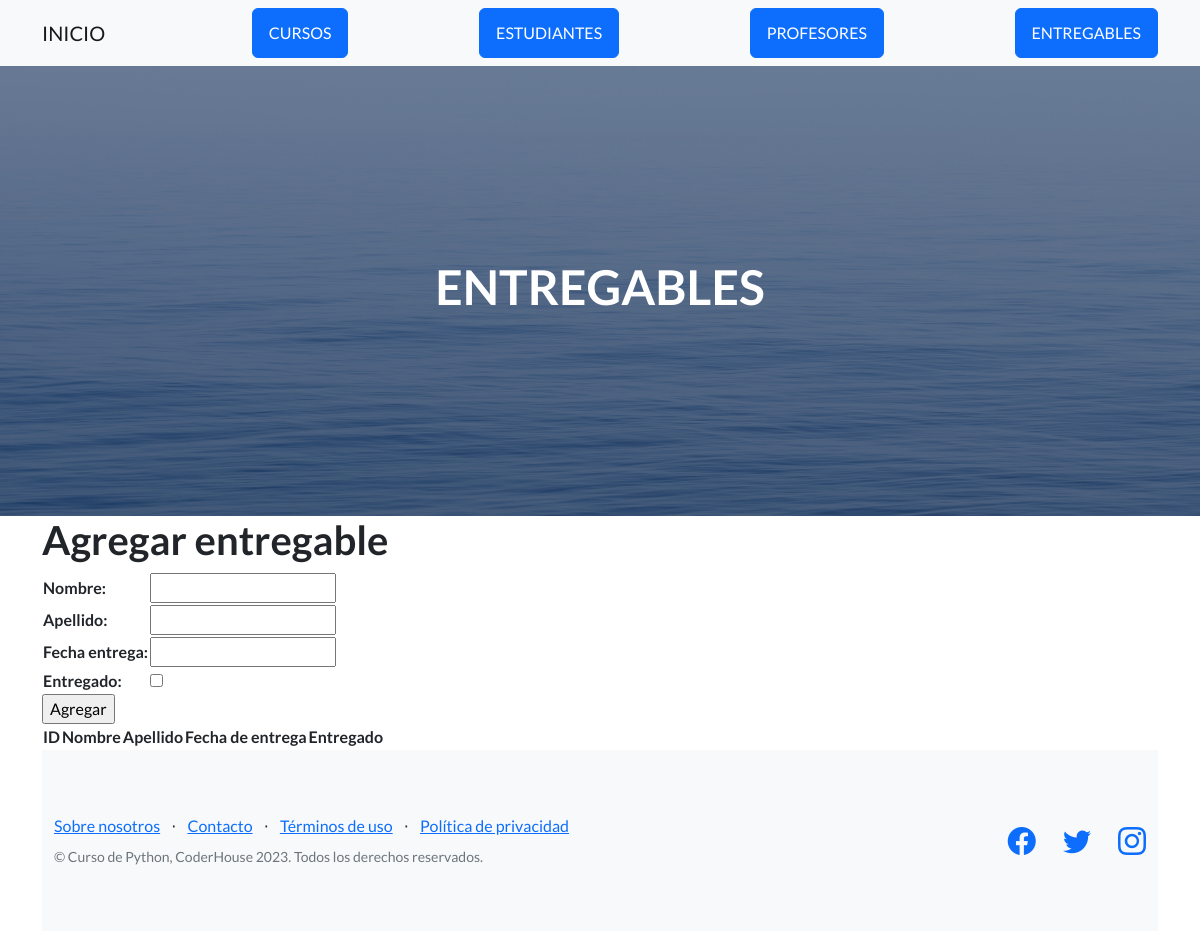
The page /entregables/ on the database as committed earlier.
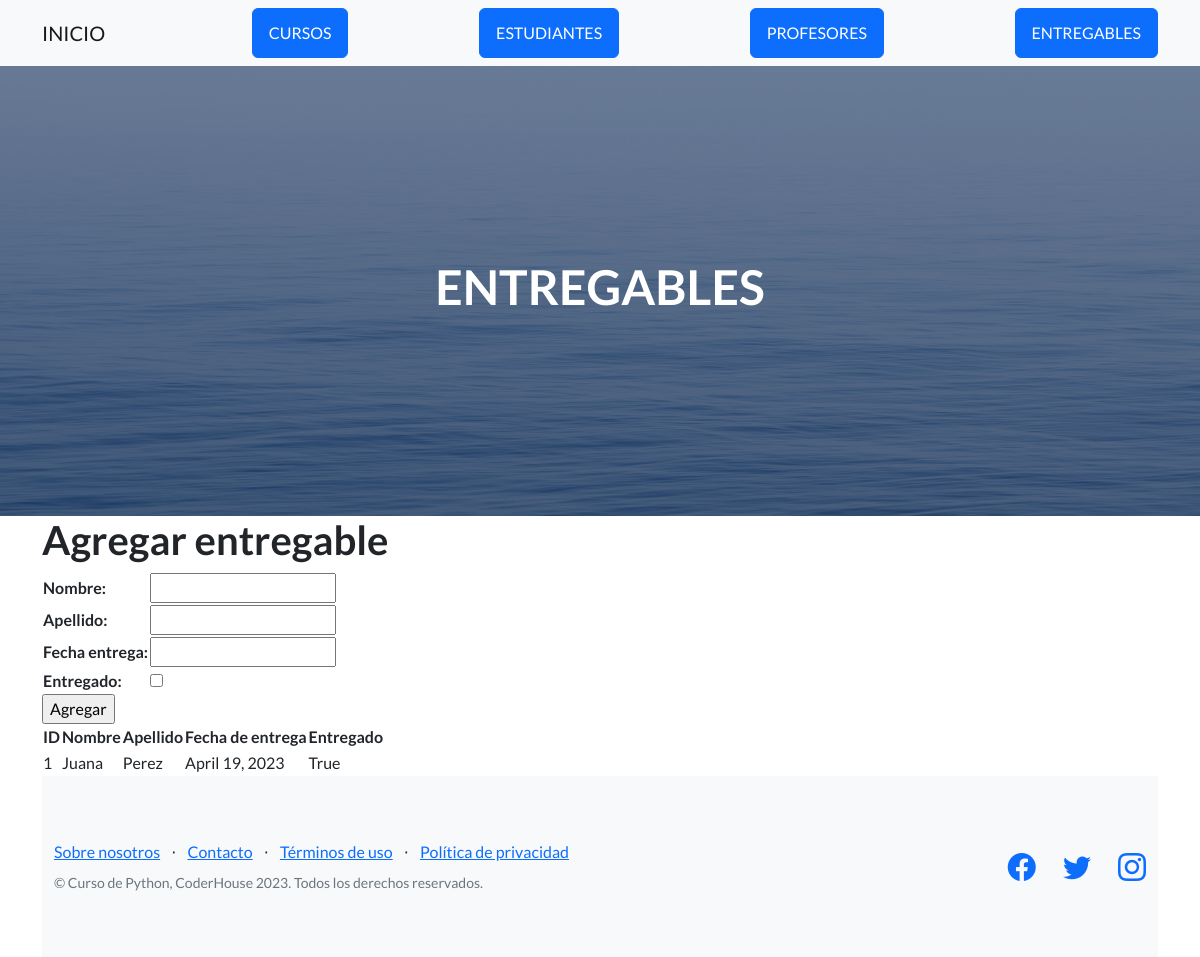
The same page on the database as committed later.
### AppCoder/models.py (models this page shows, shortened)
class Entregable(models.Model):
    nombre=models.CharField(max_length=50)
    apellido=models.CharField(max_length=50)
    fecha_entrega=models.DateField()
    entregado=models.BooleanField()

### AppCoder/views.py (the view)
# urls.py: path('entregables/', entregables, name="entregables"),
def entregables(request):
    if request.method == "POST":
        form = EntregableForm(request.POST)
        if form.is_valid():
            entregable = Entregable()
            entregable.nombre = form.cleaned_data['nombre']
            entregable.apellido = form.cleaned_data['apellido']
            entregable.fecha_entrega = form.cleaned_data['fecha_entrega']
            entregable.entregado = form.cleaned_data['entregado']
            entregable.save()
            form = EntregableForm()
    else:
        form = EntregableForm
    entregables = Entregable.objects.all()
    context = {"entregables": entregables, "form": form}
    return render(request, "AppCoder/Entregables.html", context)

### AppCoder/templates/AppCoder/entregables.html (shortened to what this page needs)
{% extends "AppCoder/padre.html" %}
{% load static %}
{% block titulo %}
    <h1>ENTREGABLES</h1>
{% endblock %}
{% block contenido_que_cambia %}
<h1>Agregar entregable</h1>
<form action="" method="post">
    <table>
    {{ form.as_table }}
    </table>
    <input type="submit" value="Agregar">
</form>
<table>
    <thead>
        <tr>
            <th>ID</th>
            <th>Nombre</th>
            <th>Apellido</th>
            <th>Fecha de entrega</th>
            <th>Entregado</th>
        </tr>
    </thead>
    <tbody>
        {% for entregable in entregables %}
        <tr>
            <td>
                {{entregable.id}}
            </td>
            <td>
                {{entregable.nombre}}
            </td>
            <td>
                {{entregable.apellido}}
            </td>
            <td>
                {{entregable.fecha_entrega}}
            </td>
            <td>
                {{entregable.entregado}}
            </td>
        </tr>
        {% endfor %}
    </tbody>
</table>
{% endblock %}

Rows that differ between the two databases and show on the page:
added Entregable: id "1", nombre "Juana", apellido "Perez", fecha_entrega "April 19, 2023", entregado "True"
